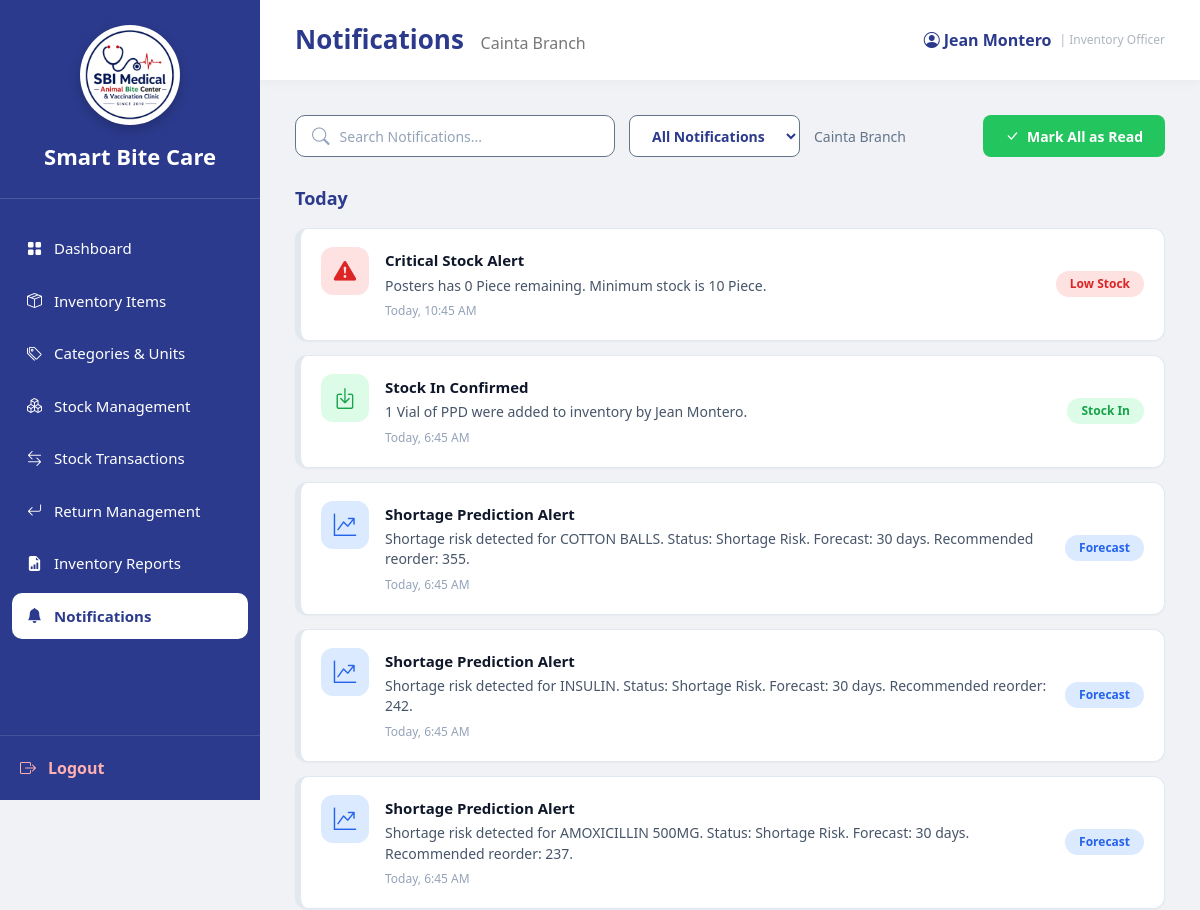
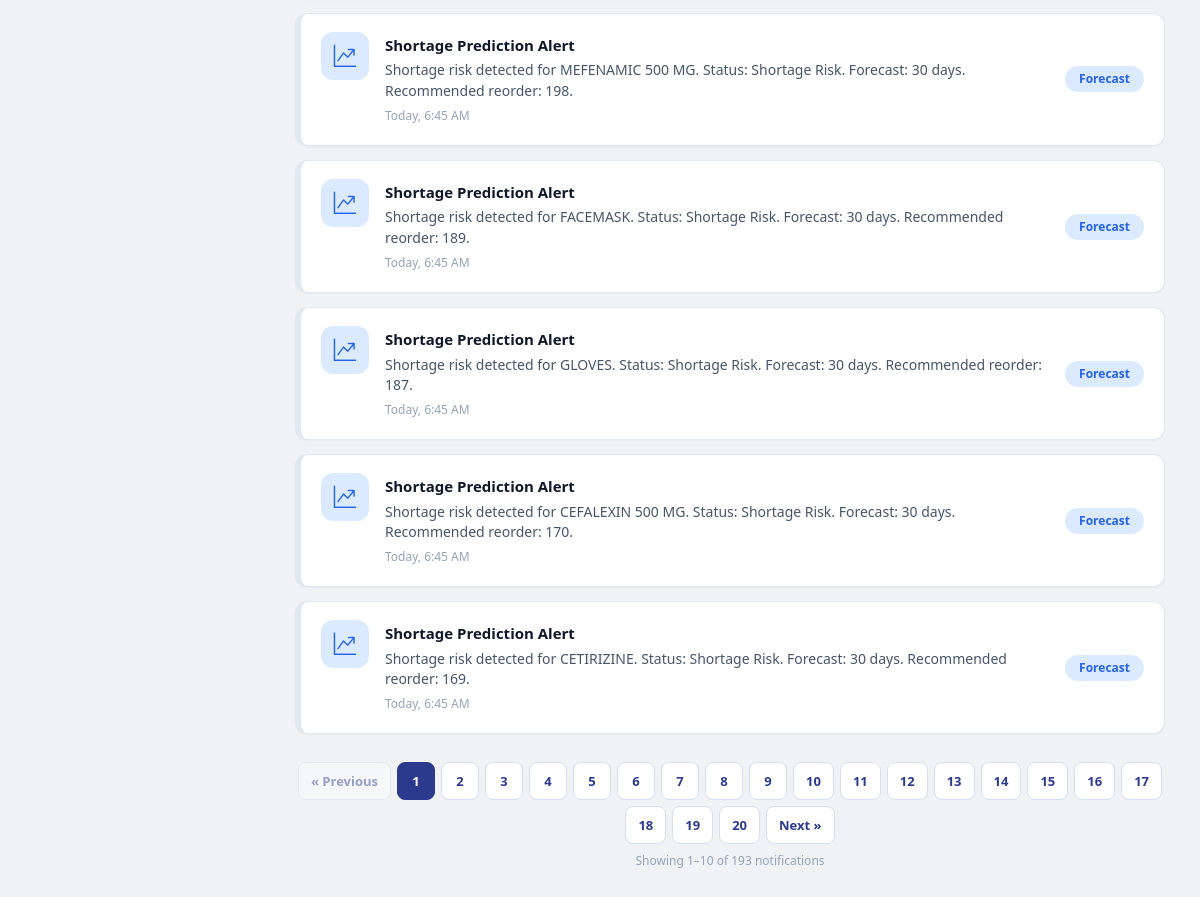
The page /InventoryOfficer_Notifications.php (signed in) on the database its author committed (2 pictures, top to bottom).
### tables this page shows
CREATE TABLE `users` (
  `user_id` int(11) NOT NULL,
  `branch_id` varchar(10) DEFAULT NULL,
  `role_id` int(11) NOT NULL,
  `username` varchar(100) NOT NULL,
  `email` varchar(255) NOT NULL,
  `password` varchar(255) NOT NULL,
  `status` enum('Active','Inactive') DEFAULT 'Active',
  `created_at` timestamp NOT NULL DEFAULT current_timestamp(),
  `last_login` datetime DEFAULT NULL
);

CREATE TABLE `branches` (
  `branch_id` varchar(10) NOT NULL,
  `branch_name` varchar(150) NOT NULL,
  `branch_address` text DEFAULT NULL,
  `contact_number` varchar(30) DEFAULT NULL,
  `email` varchar(150) DEFAULT NULL,
  `status` enum('Active','Inactive') DEFAULT 'Active',
  `created_at` timestamp NOT NULL DEFAULT current_timestamp()
);

CREATE TABLE `notifications` (
  `notification_id` int(11) NOT NULL,
  `user_id` int(11) NOT NULL,
  `title` varchar(255) DEFAULT NULL,
  `message` text DEFAULT NULL,
  `notification_type` varchar(100) DEFAULT NULL,
  `source_key` varchar(150) DEFAULT NULL,
  `is_read` tinyint(1) DEFAULT 0,
  `created_at` timestamp NOT NULL DEFAULT current_timestamp()
);

### InventoryOfficer_Notifications.php (the view, shortened to what this page needs)
<?php
require_once 'sources/db_connect.php';
$user_id = (int)$_SESSION['user_id'];
function h($value): string { return htmlspecialchars((string)$value, ENT_QUOTES, 'UTF-8'); }
function notificationTypeClass(string $type): string {
    return match ($type) {
        'low_stock','critical_stock' => 'low_stock',
        'expiring','expired_stock' => 'expiring',
        'forecast','shortage_forecast','prediction','shortage_prediction' => 'forecast',
        'stock_in' => 'stock_in',
        'stock_out' => 'stock_out',
        'stock_adjustment' => 'stock_adjustment',
        default => 'low_stock'
    };
}
function notifIconClass(string $type): string {
    return match (notificationTypeClass($type)) {
        'low_stock' => 'icon-low', 'expiring' => 'icon-expiring', 'forecast' => 'icon-forecast',
        'stock_in' => 'icon-in', 'stock_out' => 'icon-out', 'stock_adjustment' => 'icon-adjustment',
        default => 'icon-low'
    };
}
function notifIcon(string $type): string {
    return match (notificationTypeClass($type)) {
        'low_stock' => 'bi-exclamation-triangle-fill', 'expiring' => 'bi-hourglass-split',
        'forecast' => 'bi-graph-up-arrow', 'stock_in' => 'bi-box-arrow-in-down',
        'stock_out' => 'bi-box-arrow-up', 'stock_adjustment' => 'bi-sliders', default => 'bi-bell-fill'
    };
}
function formatNotificationTime(string $createdAt): string {
    $timestamp = strtotime($createdAt);
    $date = date('Y-m-d', $timestamp);
    if ($date === date('Y-m-d')) return 'Today, '.date('g:i A',$timestamp);
    return date('M j, Y g:i A',$timestamp);
}
function badgeText(string $type): string {
    return match (notificationTypeClass($type)) {
        'low_stock' => 'Low Stock', 'expiring' => 'Expiring', 'forecast' => 'Forecast',
        'stock_in' => 'Stock In', 'stock_out' => 'Stock Out', 'stock_adjustment' => 'Adjusted', default => 'Update'
    };
}
function bindDynamic(mysqli_stmt $stmt, string $types, array &$params): void {
    $refs = [];
    $refs[] = $types;
    foreach ($params as $k => &$v) $refs[] = &$v;
    call_user_func_array([$stmt,'bind_param'],$refs);
}
$userSql = "SELECT u.branch_id,u.username,b.branch_name FROM users u LEFT JOIN branches b ON b.branch_id=u.branch_id WHERE u.user_id=? AND u.status='Active' LIMIT 1";
$userStmt = $conn->prepare($userSql);
$userStmt->bind_param('i',$user_id);
if (!$userStmt->execute()) { $userStmt->close(); http_response_code(500); die('Database error: Unable to retrieve user information.'); }
$userResult = $userStmt->get_result();
$userData=$userResult->fetch_assoc();
$branch_id=$userData['branch_id']; $username=$userData['username'] ?: 'Inventory Officer'; $branch_name=$userData['branch_name'] ?: 'No Branch Assigned';
$search=trim((string)($_GET['search']??''));
$filter=(string)($_GET['filter']??'all');
$page=filter_var($_GET['page']??1,FILTER_VALIDATE_INT); if($page===false||$page<1)$page=1;
$perPage=10;
$where="n.user_id=? AND u.user_id=? AND u.branch_id=? AND u.status='Active'";
$params=[$user_id,$user_id,$branch_id];$types='iis';
$countStmt=$conn->prepare("SELECT COUNT(*) total FROM notifications n INNER JOIN users u ON u.user_id=n.user_id WHERE $where");
$total=0;if($countStmt){bindDynamic($countStmt,$types,$params);if($countStmt->execute())$total=(int)($countStmt->get_result()->fetch_assoc()['total']??0);$countStmt->close();}
$totalPages=max(1,(int)ceil($total/$perPage));if($page>$totalPages)$page=$totalPages;$offset=($page-1)*$perPage;
$listSql="SELECT n.notification_id,n.title,n.message,n.notification_type,n.is_read,n.created_at FROM notifications n INNER JOIN users u ON u.user_id=n.user_id WHERE $where ORDER BY n.created_at DESC,n.notification_id DESC LIMIT ? OFFSET ?";
$listParams=$params;$listTypes=$types.'ii';$listParams[]=$perPage;$listParams[]=$offset;
$stmt=$conn->prepare($listSql);$notifications=[];
if($stmt){bindDynamic($stmt,$listTypes,$listParams);if($stmt->execute()){ $r=$stmt->get_result();while($row=$r->fetch_assoc()){$row['type']=notificationTypeClass((string)$row['notification_type']);$row['icon']=notifIcon((string)$row['notification_type']);$notifications[]=$row;}}$stmt->close();}
$countStmt=$conn->prepare("SELECT COUNT(*) unread_count FROM notifications n INNER JOIN users u ON u.user_id=n.user_id WHERE n.user_id=? AND u.user_id=? AND u.branch_id=? AND u.status='Active' AND n.is_read=0");$unreadCount=0;if($countStmt){$countStmt->bind_param('iis',$user_id,$user_id,$branch_id);if($countStmt->execute())$unreadCount=(int)($countStmt->get_result()->fetch_assoc()['unread_count']??0);$countStmt->close();}
?>
<!DOCTYPE html>
<html lang="en">
<head>
<link href="https://cdn.jsdelivr.net/npm/bootstrap@5.3.3/dist/css/bootstrap.min.css" rel="stylesheet">
<link rel="stylesheet"
href="https://cdn.jsdelivr.net/npm/bootstrap-icons@1.11.3/font/bootstrap-icons.min.css">
<link rel="stylesheet" href="sidebar.css">
</head>
<body>
<div class="sidebar">
<div class="logo-area">
    <div class="logo-frame">
        <img src="logo.png" alt="Smart Bite Care Logo" class="logo">
    </div>
    <div class="system-name">
        Smart Bite Care
    </div>
</div>
<nav class="nav-menu">
<ul>
<li><a href="InventoryOfficer_Dashboard.php"><i class="bi bi-grid-fill"></i><span>Dashboard</span></a></li>
<li><a href="InventoryOfficer_InventoryItems.php"><i class="bi bi-box-seam"></i><span>Inventory Items</span></a></li>
<li><a href="InventoryOfficer_Categories.php"><i class="bi bi-tags"></i><span>Categories & Units</span></a></li>
<li><a href="InventoryOfficer_StockManagement.php"><i class="bi bi-boxes"></i><span>Stock Management</span></a></li>
<li><a href="InventoryOfficer_StockTransactions.php"><i class="bi bi-arrow-left-right"></i><span>Stock Transactions</span></a></li>
<li><a href="InventoryOfficer_ReturnManagement.php"><i class="bi bi-arrow-return-left"></i><span>Return Management</span></a></li>
<li><a href="InventoryOfficer_Reports.php"><i class="bi bi-file-earmark-bar-graph-fill"></i><span>Inventory Reports</span></a></li>
<li><a class="active" href="InventoryOfficer_Notifications.php"><i class="bi bi-bell-fill"></i><span>Notifications</span></a></li>
</ul>
</nav>
<div class="logout">
<a href="logout.php"> <i class="bi bi-box-arrow-right"></i>
<span>Logout</span>
</a>
</div>
</div>
<div class="main">
 <div class="topbar">
        <h3>Notifications
            <small><?php echo htmlspecialchars($branch_name); ?></small>
        </h3>
        <div class="profile">
            <i class="bi bi-person-circle"></i>
            <?php echo htmlspecialchars($username); ?>
            <span style="font-size:12px;color:#adb5bd;font-weight:400;margin-left:4px;">| Inventory Officer</span>
        </div>
</div>
<div class="page-body">
<div class="toolbar">
    <form method="get" class="toolbar-left" id="notificationFilters">
        <div class="search-box">
            <i class="bi bi-search"></i>
            <input type="text" name="search"
                   value="<?php echo h($search); ?>"
                   placeholder="Search Notifications..."
                   autocomplete="off" aria-label="Search notifications">
        </div>
        <select class="btn-filter" name="filter" aria-label="Filter notifications"
                onchange="this.form.submit()">
            <option value="all" <?php echo $filter === 'all' ? 'selected' : ''; ?>>All Notifications</option>
        </select>
        <span class="branch-text"><?php echo h($branch_name); ?></span>
    </form>
    <form method="post" style="margin:0;">
        <button type="submit" class="btn-mark-all" <?php echo $unreadCount === 0 ? 'disabled' : ''; ?>>
            <i class="bi bi-check-lg"></i> Mark All as Read
        </button>
    </form>
</div>
<?php if (empty($notifications)): ?>
    <div class="notif-item is-read" style="cursor:default;">
        <div class="notif-icon-wrap"><div class="notif-icon icon-forecast"><i class="bi bi-bell-slash"></i></div></div>
        <div class="notif-content">
            <div class="notif-title">No Notifications Found</div>
            <div class="notif-message">There are no notifications matching the current search or filter for <?php echo h($branch_name); ?>.</div>
        </div>
    </div>
<?php else: ?>
    <?php
    $lastGroup='';
    foreach($notifications as $n):
        $ts=strtotime((string)$n['created_at']);
        $date=$ts!==false?date('Y-m-d',$ts):'';
        $group=$date===date('Y-m-d')?'Today':($date===date('Y-m-d',strtotime('-1 day'))?'Yesterday':'Earlier');
        if($group!==$lastGroup): $lastGroup=$group;
    ?>
        <div class="date-header"><?php echo h($group); ?></div>
    <?php endif; $isRead=(int)$n['is_read']===1; $notificationId=(int)$n['notification_id']; ?>
        <div class="notif-item border-<?php echo h($n['type']); ?> <?php echo $isRead?'is-read':'is-unread'; ?>"
             id="notification-<?php echo $notificationId; ?>"
             data-notification-id="<?php echo $notificationId; ?>"
             data-is-read="<?php echo $isRead?'1':'0'; ?>"
             data-title="<?php echo h($n['title']?:'Notification'); ?>"
             data-message="<?php echo h($n['message']?:''); ?>"
             data-type="<?php echo h(badgeText($n['notification_type'])); ?>"
             data-created-at="<?php echo h(date('F j, Y g:i A',strtotime($n['created_at']))); ?>"
             data-icon="<?php echo h($n['icon']); ?>"
             data-icon-class="<?php echo h(notifIconClass($n['notification_type'])); ?>"
             data-branch="<?php echo h($branch_name); ?>"
             role="button" tabindex="0">
            <div class="notif-icon-wrap"><div class="notif-icon <?php echo h(notifIconClass($n['notification_type'])); ?>"><i class="bi <?php echo h($n['icon']); ?>"></i></div></div>
            <div class="notif-content">
                <div class="notif-title"><?php echo h($n['title']?:'Notification'); ?><span class="unread-dot" <?php echo $isRead?'hidden':''; ?>></span></div>
                <div class="notif-message"><?php echo h($n['message']?:''); ?></div>
                <div class="notif-time"><?php echo h(formatNotificationTime($n['created_at'])); ?></div>
            </div>
            <div class="notif-actions" aria-hidden="true"><span class="badge-status-pill badge-<?php echo h($n['type']); ?>"><?php echo h(badgeText($n['notification_type'])); ?></span></div>
        </div>
    <?php endforeach; ?>
    <?php if ($totalPages > 1): ?>
    <nav class="notification-pagination" aria-label="Notification pages">
        <?php
        $buildPageUrl=function(int $p) use ($search,$filter){$q=['page'=>$p];if($search!=='')$q['search']=$search;if($filter!=='all')$q['filter']=$filter;return basename($_SERVER['PHP_SELF']).'?'.http_build_query($q);};
        ?>
        <a class="page-link-custom <?php echo $page<=1?'disabled':''; ?>" href="<?php echo $page>1?h($buildPageUrl($page-1)):'#'; ?>" aria-label="Previous">&laquo; Previous</a>
        <?php for($p=1;$p<=$totalPages;$p++): ?>
            <a class="page-link-custom <?php echo $p===$page?'active':''; ?>" href="<?php echo h($buildPageUrl($p)); ?>" aria-current="<?php echo $p===$page?'page':'false'; ?>"><?php echo $p; ?></a>
        <?php endfor; ?>
        <a class="page-link-custom <?php echo $page>=$totalPages?'disabled':''; ?>" href="<?php echo $page<$totalPages?h($buildPageUrl($page+1)):'#'; ?>" aria-label="Next">Next &raquo;</a>
    </nav>
    <div class="pagination-summary">Showing <?php echo $offset+1; ?>–<?php echo min($offset+$perPage,$total); ?> of <?php echo $total; ?> notifications</div>
    <?php endif; ?>
<?php endif; ?>
</div>
</div>
</body>
</html>

### sidebar.css (style rules this page uses)
:root { --primary:#2B3A8C; --accent:#F21D2F; --bg:#F2F2F2; --white:#fff; }
.sidebar { width:260px; height:100vh; height:100dvh; min-height:0; background:var(--primary); display:flex; flex-direction:column; color:white; position:fixed; left:0; top:0; overflow:hidden; z-index:1000; box-sizing:border-box; }
.sidebar * { box-sizing:border-box; }
.logo-area { padding:25px 20px; border-bottom:1px solid rgba(255,255,255,.15); text-align:center; flex-shrink:0; }
.logo { width: 90px; height: 90px; display: block; object-fit: contain; }
.logo-frame { width: 100px; height: 100px; margin: 0 auto; border-radius: 50%; background: #fff; display: flex; align-items: center; justify-content: center; overflow: hidden; box-shadow: 0 4px 12px rgba(0,0,0,.2); border: 3px solid rgba(255,255,255,.3); }
.system-name { margin-top:15px; font-size:22px; font-weight:700; }
.nav-menu { margin-top:20px; flex:1; min-height:0; padding-bottom:10px; overflow-x:hidden; overflow-y:auto; overscroll-behavior:contain; scrollbar-width:thin; scrollbar-color:rgba(255,255,255,.45) transparent; -webkit-overflow-scrolling:touch; }
.nav-menu ul { list-style:none; padding:0; margin:0; }
.nav-menu li { margin:6px 12px; }
.nav-menu a { color:white; text-decoration:none; display:flex; align-items:center; gap:12px; padding:12px 15px; border-radius:10px; transition:.25s; font-size:15px; }
.nav-menu a.active { background:white; color:var(--primary); font-weight:600; }
.logout { padding:20px; flex-shrink:0; border-top:1px solid rgba(255,255,255,.12); background:var(--primary); }
.logout a { color:#ffb0b0; text-decoration:none; display:flex; align-items:center; gap:12px; font-weight:600; }

### rows shown on the page
users: branch.branch_name "Cainta Branch", username "Jean Montero"
notifications: title "Critical Stock Alert", message "Posters has 0 Piece remaining. Minimum stock is 10 Piece.", created_at "Today, 10:45 AM", notification_type "Low Stock"
notifications: title "Stock In Confirmed", message "1 Vial of PPD were added to inventory by Jean Montero.", created_at "Today, 6:45 AM", notification_type "Stock In"
notifications: title "Shortage Prediction Alert", message "Shortage risk detected for COTTON BALLS. Status: Shortage Risk. Forecast: 30 days. Recommended reorder: 355.", created_at "Today, 6:45 AM", notification_type "Forecast"
notifications: title "Shortage Prediction Alert", message "Shortage risk detected for INSULIN. Status: Shortage Risk. Forecast: 30 days. Recommended reorder: 242.", created_at "Today, 6:45 AM", notification_type "Forecast"
notifications: title "Shortage Prediction Alert", message "Shortage risk detected for AMOXICILLIN 500MG. Status: Shortage Risk. Forecast: 30 days. Recommended reorder: 237.", created_at "Today, 6:45 AM", notification_type "Forecast"
notifications: title "Shortage Prediction Alert", message "Shortage risk detected for MEFENAMIC 500 MG. Status: Shortage Risk. Forecast: 30 days. Recommended reorder: 198.", created_at "Today, 6:45 AM", notification_type "Forecast"
notifications: title "Shortage Prediction Alert", message "Shortage risk detected for FACEMASK. Status: Shortage Risk. Forecast: 30 days. Recommended reorder: 189.", created_at "Today, 6:45 AM", notification_type "Forecast"
notifications: title "Shortage Prediction Alert", message "Shortage risk detected for GLOVES. Status: Shortage Risk. Forecast: 30 days. Recommended reorder: 187.", created_at "Today, 6:45 AM", notification_type "Forecast"
notifications: title "Shortage Prediction Alert", message "Shortage risk detected for CEFALEXIN 500 MG. Status: Shortage Risk. Forecast: 30 days. Recommended reorder: 170.", created_at "Today, 6:45 AM", notification_type "Forecast"
notifications: title "Shortage Prediction Alert", message "Shortage risk detected for CETIRIZINE. Status: Shortage Risk. Forecast: 30 days. Recommended reorder: 169.", created_at "Today, 6:45 AM", notification_type "Forecast"

### other values the page prints
$offset+1 "1"
min($offset+$perPage,$total) "10"
$total "193"
